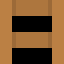

Tiled map render using the project's own tile images. Description and the whole map definition, tile-layer contents included, below:
An orthogonal 1x1 tile map with 64x64 px tiles, 1 tile layer (Tile Layer 1).

<map version="1.5" tiledversion="1.6.0" orientation="orthogonal" renderorder="right-down" width="1" height="1" tilewidth="64" tileheight="64" infinite="0" nextlayerid="2" nextobjectid="1">
 <tileset firstgid="1" name="platformPack_tilesheet" tilewidth="64" tileheight="64" tilecount="98" columns="14">
  <image source="../tilesets/platformPack_tilesheet.png" width="896" height="448" />
 </tileset>
 <layer id="1" name="Tile Layer 1" width="1" height="1">
  <data encoding="csv">
58
</data>
 </layer>
</map>
